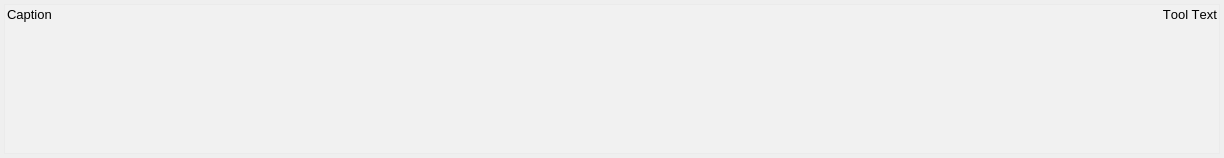
<?xml version="1.0" encoding="UTF-8"?>
<ui version="4.0">
 <class>RealTimeSampleArrayClass</class>
 <widget class="QWidget" name="RealTimeSampleArrayClass">
  <property name="geometry">
   <rect>
    <x>0</x>
    <y>0</y>
    <width>1224</width>
    <height>158</height>
   </rect>
  </property>
  <property name="windowTitle">
   <string>RealTimeSampleArray</string>
  </property>
  <property name="styleSheet">
   <string notr="true"/>
  </property>
  <property name="locale">
   <locale language="English" country="UnitedKingdom"/>
  </property>
  <layout class="QGridLayout" name="gridLayout">
   <property name="margin">
    <number>4</number>
   </property>
   <property name="horizontalSpacing">
    <number>6</number>
   </property>
   <item row="0" column="0">
    <layout class="QVBoxLayout" name="verticalLayout">
     <item>
      <widget class="QFrame" name="m_qFrame">
       <property name="enabled">
        <bool>true</bool>
       </property>
       <property name="minimumSize">
        <size>
         <width>0</width>
         <height>20</height>
        </size>
       </property>
       <property name="palette">
        <palette>
         <active>
          <colorrole role="Base">
           <brush brushstyle="SolidPattern">
            <color alpha="255">
             <red>255</red>
             <green>255</green>
             <blue>255</blue>
            </color>
           </brush>
          </colorrole>
          <colorrole role="Window">
           <brush brushstyle="SolidPattern">
            <color alpha="35">
             <red>255</red>
             <green>255</green>
             <blue>255</blue>
            </color>
           </brush>
          </colorrole>
         </active>
         <inactive>
          <colorrole role="Base">
           <brush brushstyle="SolidPattern">
            <color alpha="255">
             <red>255</red>
             <green>255</green>
             <blue>255</blue>
            </color>
           </brush>
          </colorrole>
          <colorrole role="Window">
           <brush brushstyle="SolidPattern">
            <color alpha="35">
             <red>255</red>
             <green>255</green>
             <blue>255</blue>
            </color>
           </brush>
          </colorrole>
         </inactive>
         <disabled>
          <colorrole role="Base">
           <brush brushstyle="SolidPattern">
            <color alpha="35">
             <red>255</red>
             <green>255</green>
             <blue>255</blue>
            </color>
           </brush>
          </colorrole>
          <colorrole role="Window">
           <brush brushstyle="SolidPattern">
            <color alpha="35">
             <red>255</red>
             <green>255</green>
             <blue>255</blue>
            </color>
           </brush>
          </colorrole>
         </disabled>
        </palette>
       </property>
       <property name="font">
        <font>
         <kerning>false</kerning>
        </font>
       </property>
       <property name="autoFillBackground">
        <bool>true</bool>
       </property>
       <property name="frameShape">
        <enum>QFrame::StyledPanel</enum>
       </property>
       <property name="frameShadow">
        <enum>QFrame::Raised</enum>
       </property>
       <layout class="QFormLayout" name="formLayout">
        <property name="fieldGrowthPolicy">
         <enum>QFormLayout::AllNonFixedFieldsGrow</enum>
        </property>
        <property name="margin">
         <number>2</number>
        </property>
        <item row="0" column="0" colspan="2">
         <layout class="QHBoxLayout" name="horizontalLayout">
          <property name="spacing">
           <number>3</number>
          </property>
          <item>
           <widget class="QLabel" name="m_qLabel_Caption">
            <property name="font">
             <font>
              <pointsize>10</pointsize>
              <weight>50</weight>
              <bold>false</bold>
             </font>
            </property>
            <property name="text">
             <string>Caption</string>
            </property>
           </widget>
          </item>
          <item>
           <widget class="QLabel" name="m_qLabel_Tool">
            <property name="palette">
             <palette>
              <active>
               <colorrole role="WindowText">
                <brush brushstyle="SolidPattern">
                 <color alpha="255">
                  <red>0</red>
                  <green>0</green>
                  <blue>0</blue>
                 </color>
                </brush>
               </colorrole>
              </active>
              <inactive>
               <colorrole role="WindowText">
                <brush brushstyle="SolidPattern">
                 <color alpha="255">
                  <red>0</red>
                  <green>0</green>
                  <blue>0</blue>
                 </color>
                </brush>
               </colorrole>
              </inactive>
              <disabled>
               <colorrole role="WindowText">
                <brush brushstyle="SolidPattern">
                 <color alpha="255">
                  <red>106</red>
                  <green>104</green>
                  <blue>100</blue>
                 </color>
                </brush>
               </colorrole>
              </disabled>
             </palette>
            </property>
            <property name="font">
             <font>
              <pointsize>10</pointsize>
              <weight>50</weight>
              <bold>false</bold>
             </font>
            </property>
            <property name="text">
             <string>Tool Text</string>
            </property>
            <property name="alignment">
             <set>Qt::AlignRight|Qt::AlignTrailing|Qt::AlignVCenter</set>
            </property>
           </widget>
          </item>
         </layout>
        </item>
        <item row="1" column="0" colspan="2">
         <spacer name="verticalSpacer">
          <property name="orientation">
           <enum>Qt::Vertical</enum>
          </property>
          <property name="sizeHint" stdset="0">
           <size>
            <width>20</width>
            <height>25</height>
           </size>
          </property>
         </spacer>
        </item>
       </layout>
      </widget>
     </item>
    </layout>
   </item>
  </layout>
 </widget>
 <layoutdefault spacing="6" margin="11"/>
 <resources/>
 <connections/>
</ui>
